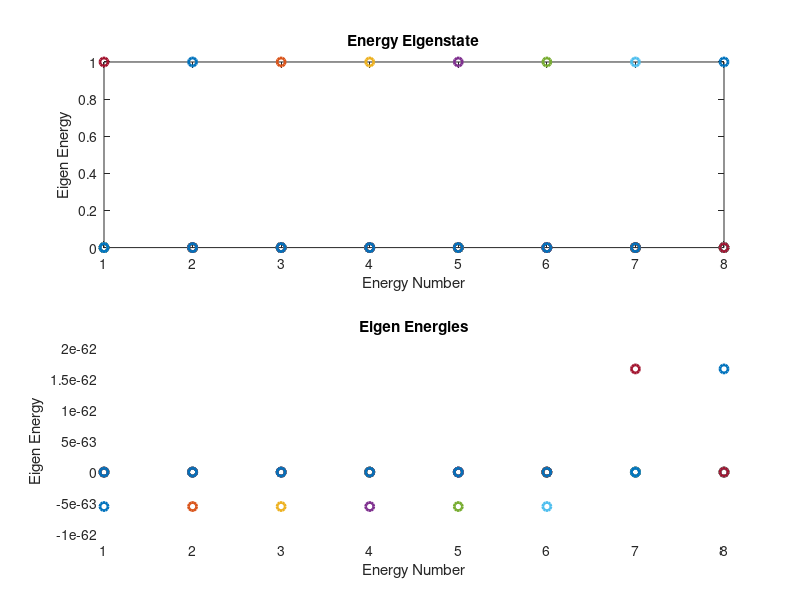
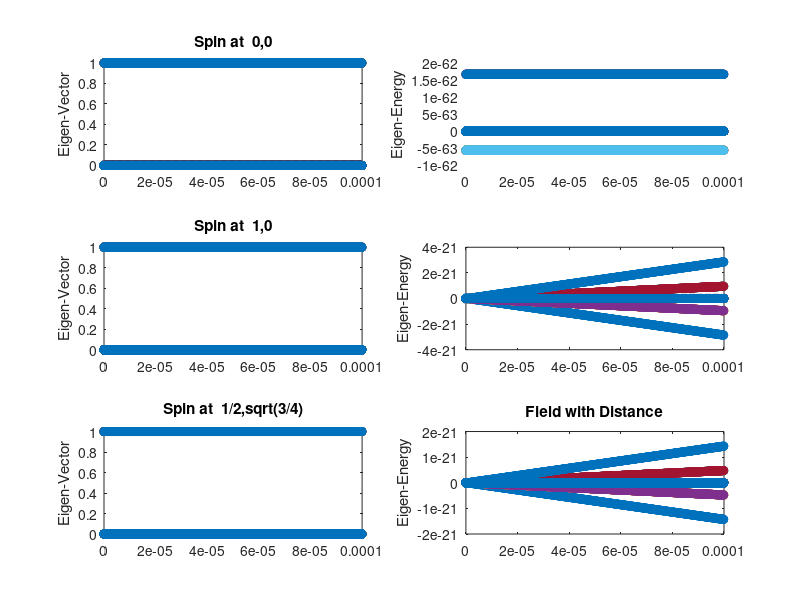
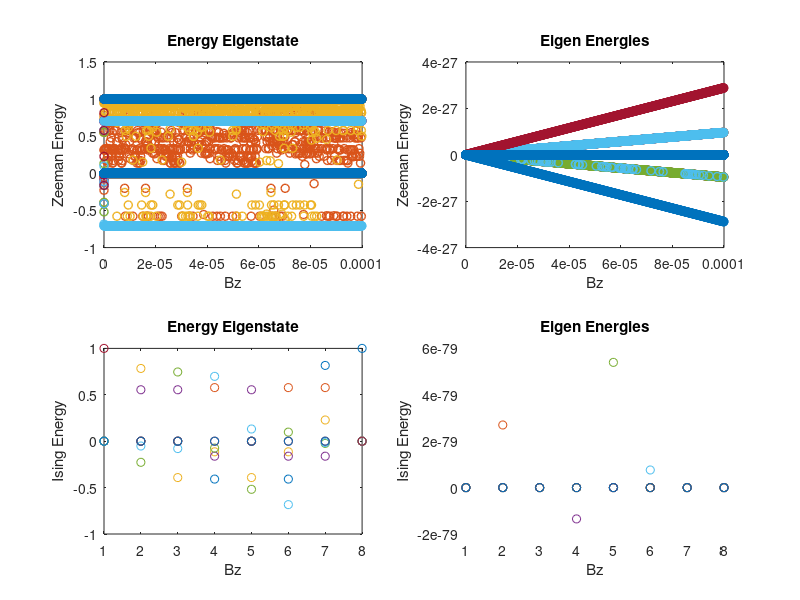

Source code (MATLAB) for these figures, in order:
clear 
clc
hbar = 1.0545718e-34;
J = 1e6;
N = 3; %number of spins
gamma_e = 29e9;

pauli_x = hbar/2*[0 1; 1 0]
pauli_y = hbar/2*[0 -j; j 0]
pauli_z = hbar/2*[1 0;0 -1]

Sx = {}; Sy = {}; Sz = {};

%% SPIN OPERATORS.
clc
Sx{1} = kron(pauli_x, kron(eye(2), eye(2)));
Sy{1} = kron(pauli_y, kron(eye(2), eye(2)));
Sz{1} = kron(pauli_z, kron(eye(2), eye(2)));

Sx{2} = kron(eye(2), kron(pauli_x, eye(2)));
Sy{2} = kron(eye(2), kron(pauli_y, eye(2)));
Sz{2} = kron(eye(2), kron(pauli_z, eye(2)));

Sx{3} = kron(eye(2), kron(eye(2), pauli_x));
Sy{3} = kron(eye(2), kron(eye(2), pauli_y));
Sz{3} = kron(eye(2), kron(eye(2), pauli_z));

%% Ising form 
clc
h = 0;
for c = 1:N
    for d = 1:N
     if d~=c %when they're not equal
        h = h + Sz{c}*Sz{d} %find new hamiltonian
     end
    end
end
h = J*h;
[hv, hd] = eig(h)

%%
L = length(h);
l = 1:L;
subplot(2, 1, 1);
plot1 = plot(l, hv, 'o');
xlabel("Energy Number");
ylabel("Eigen Energy");
title("Energy Eigenstate");

subplot(2, 1, 2);
plot2 = plot(l, hd,'o');
xlabel("Energy Number");
ylabel("Eigen Energy");
title("Eigen Energies");

set([plot2 plot1],'LineWidth',2)

%% Zeeman Interaction
clc
Sztot = Sz{1} + Sz{2} + Sz{3};

Bz = 0:1e-7:100e-6;
BS =@(B)2*pi*gamma_e*B*Sztot;
len = length(Bz);

Engv = zeros(8, 8*len);
Engd = zeros(8, 8*len);

for c =1:len
    H = 0;
    H = h + BS(Bz(c));% hamiltonian, at Bz
    [engv, engd] = eig(H);  %getting eig of new hamiltonian
    if(c==1)
       [Engv, Engd] = eig(H);    %initialalising
    else
        Engv = horzcat(Engv, engv);     %appending new hamiltonian
        Engd = horzcat(Engd, engd);
    end
end

% plot(Bplot, Engd, 'o');
% title('Zeeman Energy');
% xlabel('Field Strength (T)');
% ylabel('Energy (eV)?');

%% PLOTS WITH ZEEMAN INTERACITON
close all;

Bplot = 0
for c = 1:len-1
    if c==1
        Bplot(1:8) = Bz(c);
    else
        Bplot(c*8:8*(c+1)) = Bz(c);
    end
end

figure;
title("Zeeman Interaction")
subplot(2, 1, 1);
plot1 = plot(Bplot, Engv, 'o');
xlabel("Bz");ylabel("Eigen Energy");title("Energy Eigenstate");

subplot(2, 1, 2);
plot2 = plot(Bplot, Engd, 'o');
xlabel("Bz");ylabel("Eigen Energy");title("Eigen Energies");

set([plot2 plot1],'LineWidth',1);

%% 1.4 solenoid
clc
d = 10;
Bz = 0:1e-7:100e-6;

Bxyz = @(Bo, x, y, z) Bo * (1 - (x+y)/d);
BS =@(B, x, y, z) 2*pi*gamma_e*Bxyz(x, y, z)*Sztot;
len = length(Bz);
Engv0 = 0;Engd0 = 0;Engv1 = 0;Engd1 = 0;Engv2 = 0;Engd2 = 0;
 
% 0 0 
a = 0, b = 0, c = 0;
for c =1:len
    H = 0;
    H = h + BS(Bz(c), a, b, c);
    if(c==1)
       [Engv0, Engd0] = eig(H);
    else
        [engv, engd] = eig(H);
        Engv0 = horzcat(Engv0, engv);
        Engd0 = horzcat(Engd0, engd);
    end
end

%1 0 
a = 1, b = 0, c = 0;
for c =1:len
    H = 0;
    H = h + BS(Bz(c), a, b, c);    
    if(c==1)
       [Engv1, Engd1] = eig(H);
    else
        [engv, engd] = eig(H);
        Engv1 = horzcat(Engv1, engv);
        Engd1 = horzcat(Engd1, engd);
    end
end

%0.5, sqrt(3/4)
a = 0.5, b = sqrt(3)/2, c = 0;
for c =1:len
    H = 0;
    H = h + BS(Bz(c), a, b, c)
    
    if(c==1)
       [Engv2, Engd2] = eig(H);
    else
        [engv, engd] = eig(H);
        Engv2 = horzcat(Engv2, engv);
        Engd2 = horzcat(Engd2, engd);
    end
end

Bplot = 0
for c = 1:len-1
    if c==1
        Bplot(1:8) = Bz(c);
    else
        Bplot(c*8:8*(c+1)) = Bz(c);
    end
end

subplot(3, 2, 1);
plot(Bplot, Engv0, 'o');
ylabel("Eigen-Vector");title("Spin at  0,0");

subplot(3, 2, 2);
plot(Bplot, Engd0, 'o');
ylabel("Eigen-Energy");

subplot(3, 2, 3);
plot(Bplot, Engv1, 'o');
ylabel("Eigen-Vector");title("Spin at  1,0");

subplot(3, 2, 4);
plot(Bplot, Engd1, 'o');
ylabel("Eigen-Energy");

subplot(3, 2, 5);
plot(Bplot, Engv2, 'o');
ylabel("Eigen-Vector");title("Spin at  1/2,sqrt(3/4)");

subplot(3, 2, 6);
plot(Bplot, Engd2, 'o');
ylabel("Eigen-Energy");

title('Field with Distance');
%% Heisenberg form 
clc
for c = 1:N     %setting up the hamiltonian
    for d = 1:N
    if (c~=d)
        h = h + Sx{d}*Sx{c} + Sy{d}*Sy{c} + Sz{d}*Sz{c}
    end
    end
end
h = j*h; %multiplying by antiferro

% Run for Zeeman splittng , WITH FIELD 
Engv = zeros(8, 8*len);
Engd = zeros(8, 8*len);

Bz = 0:1e-7:100e-6;
BS =@(B)2*pi*gamma_e*B*Sztot;
len = length(Bz);

for c =1:len        %   FOR NO FIELD FORCED.
    H = 0;
    H = h + BS(Bz(c));              % hamiltonian, at Bz
    [engv, engd] = eig(H);          %getting eig of new hamiltonian
    if(c==1)
       [Engv, Engd] = eig(H);       %initialalising
    else
        Engv = horzcat(Engv, engv); %appending new hamiltonian
        Engd = horzcat(Engd, engd);
    end
end

figure;
title("Zeeman Interaction");
subplot(2, 2, 1);
plot1 = plot(Bplot, Engv, 'o');
xlabel("Bz");ylabel("Zeeman Energy");title("Energy Eigenstate");

subplot(2, 2, 2);
plot2 = plot(Bplot, Engd, 'o');
xlabel("Bz");ylabel("Zeeman Energy");title("Eigen Energies");
set([plot2 plot1],'LineWidth',1);

[Ev, Ed] = eig(h);
subplot(2, 2, 3);
plot1 = plot(1:length(Ev), Ev, 'o');
xlabel("Bz");ylabel("Ising Energy");title("Energy Eigenstate");

subplot(2, 2, 4);
plot2 = plot(1:length(Ed), Ed, 'o');
xlabel("Bz");ylabel("Ising Energy");title("Eigen Energies");

%%1.6
